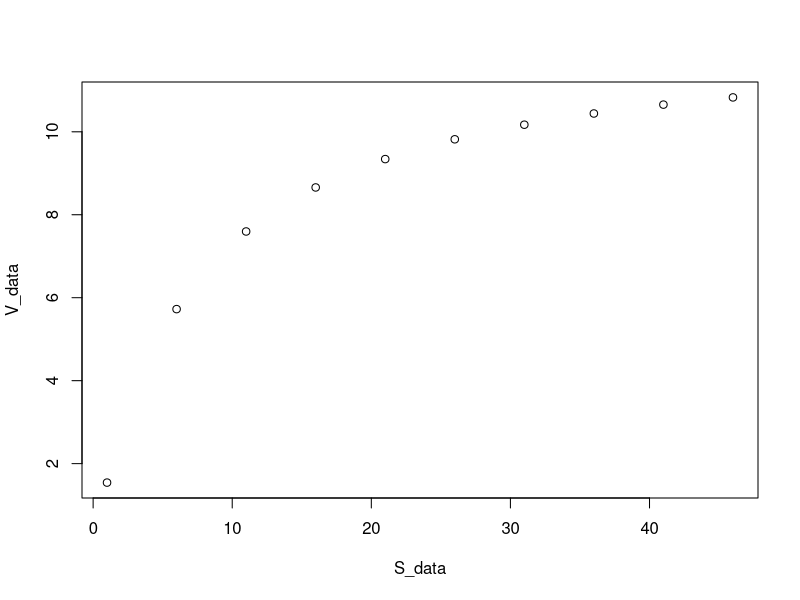
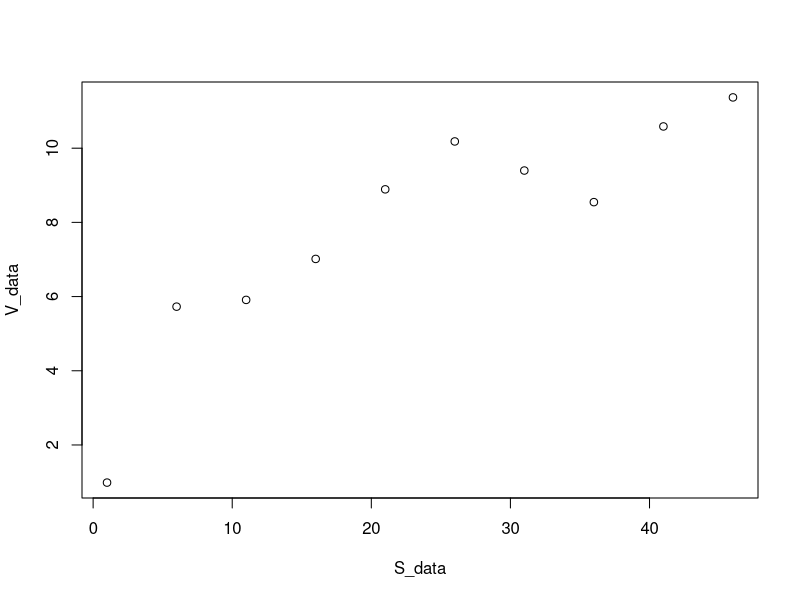
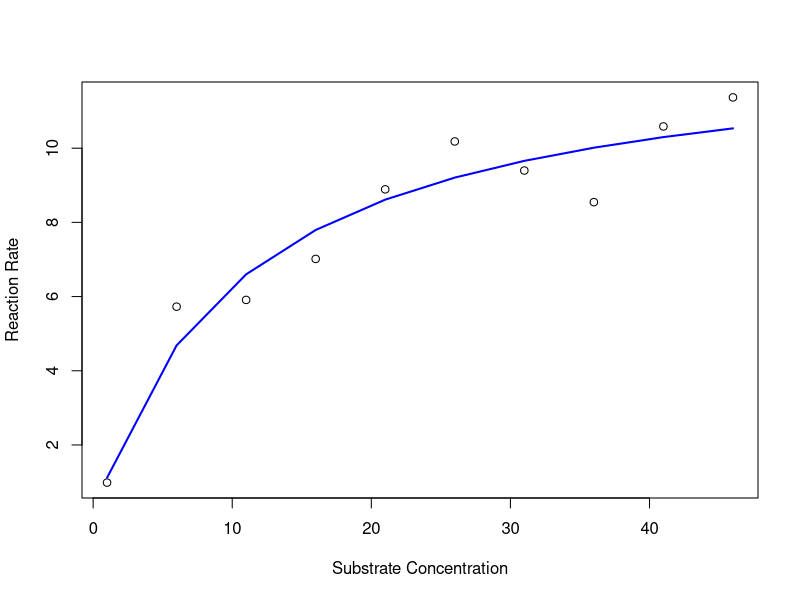
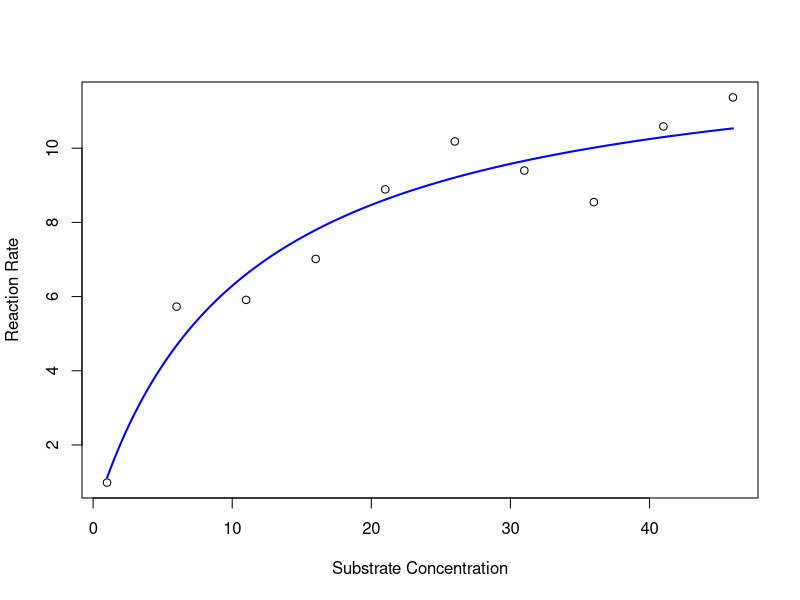
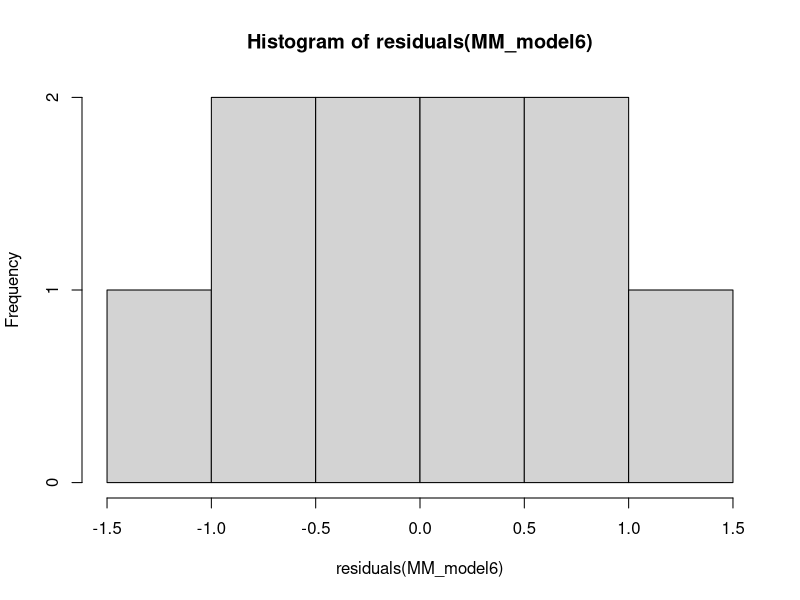

The R source for these figures, in order:
rm(list = ls())


S_data <- seq(1,50,5)
S_data

V_data <- ((12.5 * S_data)/(7.1 + S_data))
plot(S_data, V_data)



set.seed(1456) # To get the same random fluctuations in the "data" every time
V_data <- V_data + rnorm(10,0,1) # Add 10 random fluctuations  with standard deviation of 0.5 to emulate error
plot(S_data, V_data)



MM_model <- nls(V_data ~ V_max * S_data / (K_M + S_data))


plot(S_data,V_data, xlab = "Substrate Concentration", ylab = "Reaction Rate")  # first plot the data 
lines(S_data,predict(MM_model),lty=1,col="blue",lwd=2) # now overlay the fitted model 


coef(MM_model) # check the coefficients

Substrate2Plot <- seq(min(S_data), max(S_data),len=200) # generate some new x-axis values just for plotting
Substrate2Plot


Predict2Plot <- coef(MM_model)["V_max"] * Substrate2Plot / (coef(MM_model)["K_M"] + Substrate2Plot) # calculate the predicted values by plugging the fitted coefficients into the model equation 


plot(S_data,V_data, xlab = "Substrate Concentration", ylab = "Reaction Rate")  # first plot the data 
lines(Substrate2Plot, Predict2Plot, lty=1,col="blue",lwd=2) # now overlay the fitted model


summary(MM_model)

confint(MM_model)




MM_model2 <- nls(V_data ~ V_max * S_data / (K_M + S_data), start = list(V_max = 12, K_M = 7))

coef(MM_model)
coef(MM_model2)


MM_model3 <- nls(V_data ~ V_max * S_data / (K_M + S_data), start = list(V_max = .01, K_M = 20))



coef(MM_model)
coef(MM_model2)
coef(MM_model3)


MM_model4 <- nls(V_data ~ V_max * S_data / (K_M + S_data), start = list(V_max = 12.96, K_M = 10.61))

coef(MM_model)
coef(MM_model4)




require("minpack.lm")


MM_model5 <- nlsLM(V_data ~ V_max * S_data / (K_M + S_data), start = list(V_max = 2, K_M = 2))
coef(MM_model2)
coef(MM_model5)


MM_model6 <- nlsLM(V_data ~ V_max * S_data / (K_M + S_data), start = list(V_max = .01, K_M = 20))
MM_model7 <- nlsLM(V_data ~ V_max * S_data / (K_M + S_data), start = list(V_max = 0, K_M = 0.1))
MM_model8 <- nlsLM(V_data ~ V_max * S_data / (K_M + S_data), start = list(V_max = -0.1, K_M = 100))


coef(MM_model6)
coef(MM_model7)
coef(MM_model8)


nlsLM(V_data ~ V_max * S_data / (K_M + S_data), start = list(V_max = 0.1, K_M = 0.1))


nlsLM(V_data ~ V_max * S_data / (K_M + S_data), start = list(V_max = 0.1, K_M = 0.1), lower=c(0.4,0.4), upper=c(100,100))

nlsLM(V_data ~ V_max * S_data / (K_M + S_data), start =  list(V_max = 0.5, K_M = 0.5), lower=c(0.4,0.4), upper=c(20,20))


hist(residuals(MM_model6))
